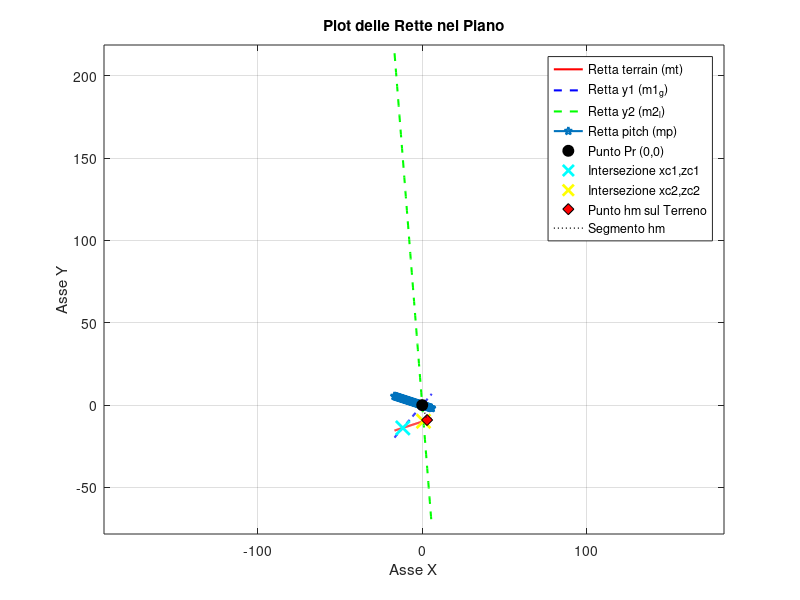

Write MATLAB code to recreate this figure.
clear; close all; clc;

% Flag per usare angoli specifici o generati randomicamente
use_specific_angles = true; % Imposta a 'false' per angoli randomici
tolerance = 1e-4;
areDifferent = @(a, b, tol) abs(a - b) > tol * max(abs(a), abs(b));

%% Measuraments Variables
pr = [0,0]';
qt = - 10;
Gamma = -pi/8;
Lambda = pi/8;

if use_specific_angles
    beta = pi/10;
    theta = -pi/10;
else
    % random angles generator
    lower_bound = -pi/2;
    upper_bound = pi/2;
    % Genera un singolo angolo randomico
    beta = lower_bound + (upper_bound - lower_bound) * rand();
    lower_bound = -pi/4;
    upper_bound = pi/4;
    theta = lower_bound + (upper_bound - lower_bound) * rand();
end

beta_ang = rad2deg(beta)
theat_ang = rad2deg(theta)

m1_g = tan((3*pi/2 + Gamma + theta)); 
m2_l = tan((3*pi/2 + Lambda + theta));
    
mt = tan(beta);
mp = tan(theta);
% robot position

q1 = pr(2) - m1_g*pr(1);
q2 = pr(2) - m2_l*pr(1);
qp = pr(2) - mp*pr(1);

z_r = [0, -1]';
Ry_2D = [cos(theta), -sin(theta);
      sin(theta),  cos(theta)];
z_r = Ry_2D*z_r;

% computation for y1 
xc1 = (q1 - qt) / (mt - m1_g);
zc1 = mt * xc1 + qt;
ang1 = (3*pi/2 + Gamma + theta)/pi*180;
y1m = norm([pr(1) - xc1; pr(2) - zc1]);
v_p1 = [xc1 - pr(1); zc1 - pr(2)];
visibile_y1 = dot(z_r, v_p1) > 0;
if ~visibile_y1
    fprintf('Errore in visibilità y1 \n');
    y1m = 500000;
end

% Computation for y2
xc2 = (q2 - qt) / (mt - m2_l);
zc2 = mt * xc2 + qt;
ang2 = (Lambda + theta)/pi*180;
y2m = norm([pr(1) - xc2; pr(2) - zc2]);
v_p2 = [xc2 - pr(1); zc2 - pr(2)];
visibile_y2 = dot(z_r, v_p2) > 0;

if ~visibile_y2
    fprintf('Errore in visibilità y2 \n');
    y2m = 500000;
end

% valore da ottenere di h
hm = (abs(mt*pr(1) - pr(2) + qt))/ (sqrt(mt^2 + 1));

% Y computation
y1_abs = hm/abs(cos(Gamma - (beta - theta)));
y1 = hm/(cos(Gamma - (beta - theta)));
y2_abs = hm/abs(cos(Lambda - (beta - theta)));
y2 = hm/(cos(Lambda - (beta - theta)));

% h check
h_y1 = y1m*(cos(Gamma - (beta - theta)));
h_y2_abs = y2m * abs(cos(Lambda - (beta - theta)));

fprintf('\nValori Calcolati:\n');
fprintf('hm: %.4f\n', hm);
fprintf('y1m: %.4f\n', y1m);
fprintf('y2m: %.4f\n', y2m);

if areDifferent(hm, h_y1, tolerance) || areDifferent(h_y1, h_y2_abs, tolerance)
    fprintf('Errore in h measurament\n');
    fprintf('hm: %.4f\n', hm);
    fprintf('h_y1: %.4f\n', h_y1);
    fprintf('h_y2_abs: %.4f\n', h_y2_abs);
end

if areDifferent(y1m, y1_abs, tolerance) || areDifferent(y1_abs, y1, tolerance)
    fprintf('Errore in y1\n');
    fprintf('y1m: %.4f\n', y1m);
    fprintf('y1_abs: %.4f\n', y1_abs);
    fprintf('y1: %.4f\n', y1);
end

if areDifferent(y2m, y2_abs, tolerance) || areDifferent(y2_abs, y2, tolerance)
    fprintf('Errore in y2 \n');
    fprintf('y2m: %.4f\n', y2m);
    fprintf('y2_abs: %.4f\n', y2_abs);
    fprintf('y2: %.4f\n', y2);
end

% plot
% Intervallo di x per il plot
x_min = min([pr(1), xc1, xc2]) - 5;
x_max = max([pr(1), xc1, xc2]) + 5;
x_values = linspace(x_min, x_max, 100);

% Equazioni delle rette
y_mt = mt * x_values + qt;
y_m1g = m1_g * x_values + q1; 
y_m2l = m2_l * x_values + q2;
y_mp = mp * x_values + qp;

% plot per h
m_perp = -1/mt; 
b_perp = pr(2) - m_perp * pr(1); 
x_hm = (b_perp - qt) / (mt - m_perp);
y_hm = mt * x_hm + qt;

figure;
hold on;
grid on;
box on;

plot(x_values, y_mt, 'r-', 'LineWidth', 1.5, 'DisplayName', 'Retta terrain (mt)');
plot(x_values, y_m1g, 'b--', 'LineWidth', 1.5, 'DisplayName', 'Retta y1 (m1_g)');
plot(x_values, y_m2l, 'g--', 'LineWidth', 1.5, 'DisplayName', 'Retta y2 (m2_l)');
plot(x_values, y_mp, 'p-', 'LineWidth', 1.5, 'DisplayName', 'Retta pitch (mp)');

% Plot dei punti noti
plot(pr(1), pr(2), 'ko', 'MarkerFaceColor', 'k', 'MarkerSize', 8, 'DisplayName', 'Punto Pr (0,0)');
plot(xc1, zc1, 'cx', 'MarkerSize', 10, 'LineWidth', 2, 'DisplayName', 'Intersezione xc1,zc1');
plot(xc2, zc2, 'yx', 'MarkerSize', 10, 'LineWidth', 2, 'DisplayName', 'Intersezione xc2,zc2');

plot(x_hm, y_hm, 'kd', 'MarkerFaceColor', 'r', 'MarkerSize', 8, 'DisplayName', 'Punto hm sul Terreno'); % Punto hm
plot([pr(1), x_hm], [pr(2), y_hm], 'k:', 'LineWidth', 1, 'DisplayName', 'Segmento hm'); % Retta congiungente

% Aggiungi etichette e legenda
xlabel('Asse X');
ylabel('Asse Y');
title('Plot delle Rette nel Piano');
legend('Location', 'best');
axis equal; % Assicura che le unità sugli assi siano uguali per evitare distorsioni angolari
ylim_auto = [min([min(y_mt), min(y_m1g), min(y_m2l), qt, zc1, zc2])-5, max([max(y_mt), max(y_m1g), max(y_m2l), qt, zc1, zc2])+5];
if isfinite(ylim_auto(1)) && isfinite(ylim_auto(2))
    ylim(ylim_auto);
end
hold off;


